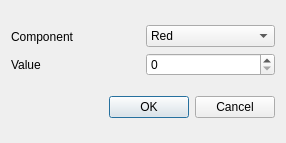
<?xml version="1.0" encoding="UTF-8"?>
<ui version="4.0">
 <class>rgbFilterDialog</class>
 <widget class="QDialog" name="rgbFilterDialog">
  <property name="geometry">
   <rect>
    <x>0</x>
    <y>0</y>
    <width>286</width>
    <height>143</height>
   </rect>
  </property>
  <property name="windowTitle">
   <string>RGB filter</string>
  </property>
  <layout class="QVBoxLayout" name="verticalLayout_3">
   <item>
    <layout class="QHBoxLayout" name="horizontalLayout">
     <item>
      <layout class="QVBoxLayout" name="verticalLayout_2">
       <item>
        <widget class="QLabel" name="label_Component">
         <property name="text">
          <string>Component</string>
         </property>
        </widget>
       </item>
       <item>
        <widget class="QLabel" name="label_Value">
         <property name="text">
          <string>Value</string>
         </property>
        </widget>
       </item>
      </layout>
     </item>
     <item>
      <layout class="QVBoxLayout" name="verticalLayout">
       <item>
        <widget class="QComboBox" name="comboBox_Component">
         <item>
          <property name="text">
           <string>Red</string>
          </property>
         </item>
         <item>
          <property name="text">
           <string>Green</string>
          </property>
         </item>
         <item>
          <property name="text">
           <string>Blue</string>
          </property>
         </item>
        </widget>
       </item>
       <item>
        <widget class="QSpinBox" name="spinBox_Value">
         <property name="suffix">
          <string/>
         </property>
         <property name="maximum">
          <number>255</number>
         </property>
        </widget>
       </item>
      </layout>
     </item>
    </layout>
   </item>
   <item>
    <widget class="QDialogButtonBox" name="buttonBox">
     <property name="standardButtons">
      <set>QDialogButtonBox::Cancel|QDialogButtonBox::Ok</set>
     </property>
    </widget>
   </item>
  </layout>
 </widget>
 <resources/>
 <connections/>
</ui>
